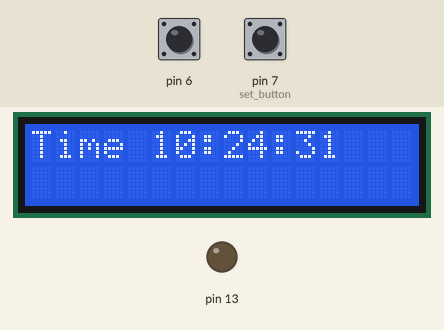
This sketch was run on a simulated Arduino Uno, built with avr-gcc and run on an emulated ATmega328P. On the bench: 16×2 character LCD, output pins drawn as LEDs (lit = HIGH). The inputs (shaded band) are chosen by the test bench; at power-on: pin 7 (set_button) HIGH, pin 6 HIGH. The local clock reads 2024-03-15 10:24:30 at power-on unless the sketch sets it; what the sketch prints to the serial monitor is not drawn.

Above: at 1.2 s.
1.3 s: pin 7 (set_button) pulled LOW for 0.15 s
At 2.7 s:
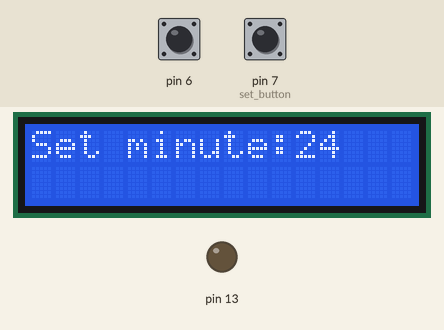
3.0 s: pin 6 pulled LOW for 1 s
At 4.4 s:
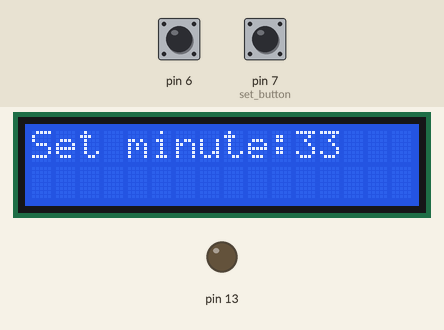
5.5 s: pin 7 (set_button) pulled LOW for 1 s
At 5.69 s:
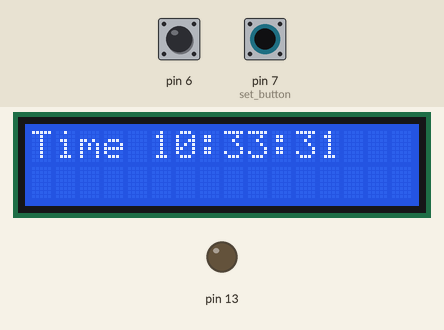
8.0 s: pin 6 pulled LOW for 0.15 s
At 9.0 s:
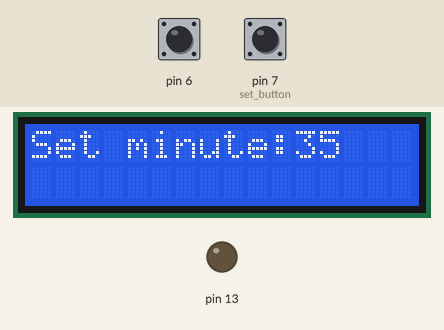
9.7 s: pin 7 (set_button) pulled LOW for 0.15 s
At 11.0 s:
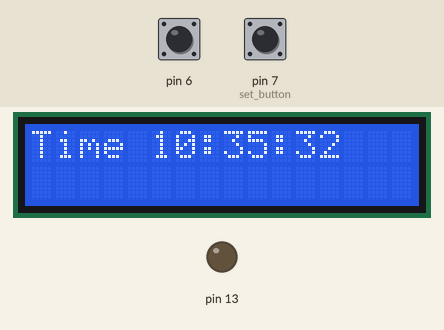
12.2 s: pin 7 (set_button) pulled LOW for 3.2 s
At 15.7 s:
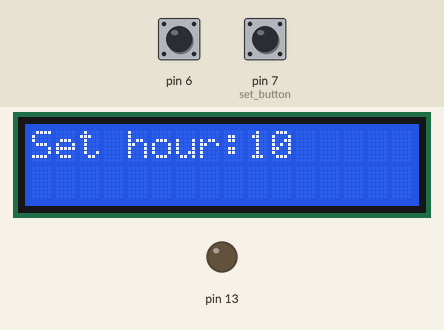
Timing chart, 0 to 17.2 s (numbered marks = the images above; inputs shaded):
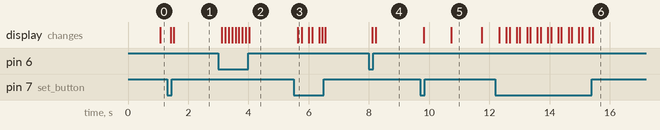

The sketch:

TimeRTC.ino
```cpp
/*
 * TimeRTC.pde
 * example code illustrating Time library with Real Time Clock.
 *
 */

#include <TimeLib.h>
#include <Wire.h>
#include <DS1307RTC.h>  // a basic DS1307 library that returns time as a time_t
#include <LiquidCrystal.h>

const int rs = 12, en = 11, d4 = 5, d5 = 4, d6 = 3, d7 = 2;
LiquidCrystal lcd(rs, en, d4, d5, d6, d7);
int set_button=7;
int set_button_status;
int h;
int m;
int s;
int dd;
int mm;
int yy;

void setup()  {
    // set up the LCD's number of columns and rows:
  lcd.begin(16, 2);
  // Print a message to the LCD.
  pinMode(13,OUTPUT);
  pinMode(set_button,INPUT);
  pinMode(6,INPUT);
  digitalWrite(7,HIGH);
  digitalWrite(6,HIGH);
  Serial.begin(9600);
  while (!Serial) ; // wait until Arduino Serial Monitor opens
  setSyncProvider(RTC.get);   // the function to get the time from the RTC
  if(timeStatus()!= timeSet)
     Serial.println("Unable to sync with the RTC");
  else
     Serial.println("RTC has set the system time");
}

void loop()
{
  //set time
  set_button_status = digitalRead(set_button);
  if (set_button_status == 0){
    delay(100);
    h=hour();
    m=minute();
    s=second();
    dd=day();
    mm=month();
    yy=year();
    lcd.clear();
    set_button_status = digitalRead(set_button);
      while(set_button_status==1){
        set_button_status = digitalRead(set_button);
        lcd.setCursor(0,0);
        lcd.print("Set hour:");
        lcd.print(h);
        if(digitalRead(6)==0){
          delay(100);
          h++;
          if(h>23) {
            h=0;
            lcd.clear();
            }
        }
        setTime(h,m,s,dd,mm,yy);//set onboard time (hour,minute,second,day,month,year)
        delay(10);
      }

      delay(100);
      set_button_status = digitalRead(set_button);
      while(set_button_status==1){
        set_button_status = digitalRead(set_button);
        lcd.setCursor(0,0);
        lcd.print("Set minute:");
        lcd.print(m);
        if(digitalRead(6)==0){
          delay(100);
          m++;
          if(m>60) {
            m=0;
            lcd.clear();
            }
        }
        setTime(h,m,s,dd,mm,yy);//set onboard time (hour,minute,second,day,month,year)
        delay(10);
      }

    RTC.set(now());  //set time to ds1307
    delay(100);
    set_button_status = digitalRead(set_button);
    lcd.clear();
    }
    //end of set_Time

  if (timeStatus() == timeSet) {
    digitalClockDisplay();
  } else {
    Serial.println("The time has not been set.  Please run the Time");
    Serial.println("TimeRTCSet example, or DS1307RTC SetTime example.");
    Serial.println();
    delay(4000);
  }
  delay(30);
}

void digitalClockDisplay(){
  // digital clock display of the time
  lcd.setCursor(0,0);
  lcd.print("Time ");
  lcd.print(hour());
  printDigits(minute());
  printDigits(second());
}

void printDigits(int digits){
  // utility function for digital clock display: prints preceding colon and leading 0
  Serial.print(":");
  lcd.print(":");
  if(digits < 10)
  {
    Serial.print('0');
    lcd.print("0");
  }
  Serial.print(digits);
  lcd.print(digits);
}
```

Measured:
- after the input at 1.3 s, the display: first changes after 0.12 s (image 1 shows a later state)
- after the input at 3.0 s, the display: first changes after 0.12 s (image 2 shows a later state)
- after the input at 5.5 s, the display: changes after 0.13 s (image 3)
- after the input at 8.0 s, the display: first changes after 0.11 s (image 4 shows a later state)
- after the input at 9.7 s, the display: first changes after 0.12 s (image 5 shows a later state)
- after the input at 12.2 s, the display: first changes after 0.13 s (image 6 shows a later state)
- what the display in image 5 shows lasts 1.0 s, from 10.7 s to 11.7 s
